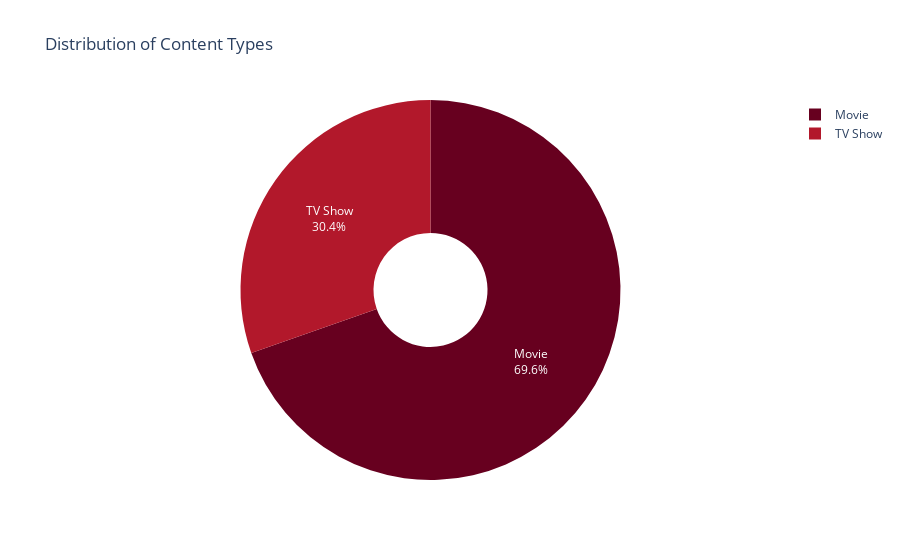

Notebook code cell kept with this figure:
### Code cell
fig1 = px.pie(df, names='content_type', title='Distribution of Content Types', 
              hole=0.3, color_discrete_sequence=px.colors.sequential.RdBu)
fig1.update_traces(textposition='inside', textinfo='percent+label')
fig1.update_layout(uniformtext_minsize=12, uniformtext_mode='hide')
fig1.show()

### Figure 1 — Plotly figure (JSON) as saved in the notebook; plotly's stock layout.template omitted (floating-point values rounded to 4 significant figures; data arrays with more than 128 entries replaced by an {"elided": "..."} marker saying what was removed)
{"data": [{"domain": {"x": [0, 1], "y": [0, 1]}, "hole": 0.3, "hovertemplate": "content_type=%{label}<extra></extra>", "labels": {"elided": "8807 str values"}, "legendgroup": "", "name": "", "showlegend": true, "textinfo": "percent+label", "textposition": "inside", "type": "pie"}], "layout": {"legend": {"tracegroupgap": 0}, "piecolorway": ["rgb(103,0,31)", "rgb(178,24,43)", "rgb(214,96,77)", "rgb(244,165,130)", "rgb(253,219,199)", "rgb(247,247,247)", "rgb(209,229,240)", "rgb(146,197,222)", "rgb(67,147,195)", "rgb(33,102,172)", "rgb(5,48,97)"], "title": {"text": "Distribution of Content Types"}, "uniformtext": {"minsize": 12, "mode": "hide"}}}
